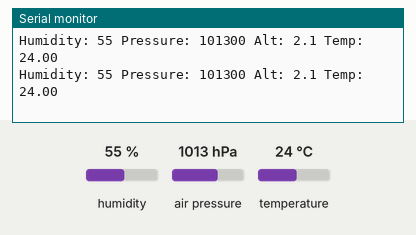
This sketch was run on a simulated Arduino Uno, built with avr-gcc and run on an emulated ATmega328P. Parts: the last lines printed to the serial monitor. The inputs (shaded band) are chosen by the test bench; at power-on: air pressure 1013 hPa, humidity 55 %, temperature 24 °C.

Above: at 1.2 s.
1.3 s: air pressure set to 952 hPa
At 1.35 s:
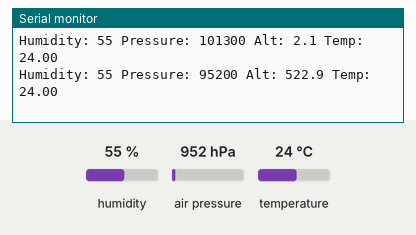
4.3 s: air pressure set to 1000 hPa
At 4.34 s:
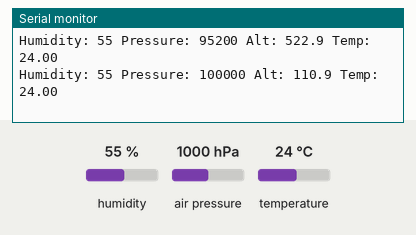
7.3 s: air pressure set to 975 hPa
At 7.32 s:
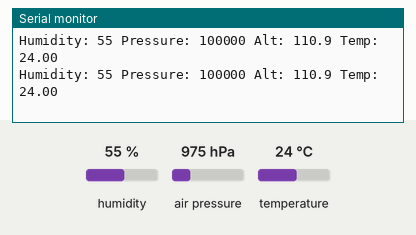
10.3 s: air pressure set to 1025 hPa
At 10.3 s:
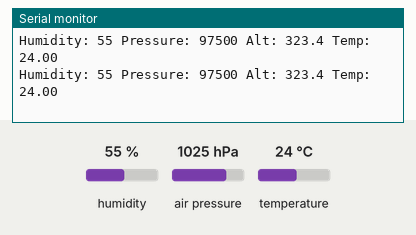
13.3 s: air pressure set to 1048 hPa
At 13.33 s:
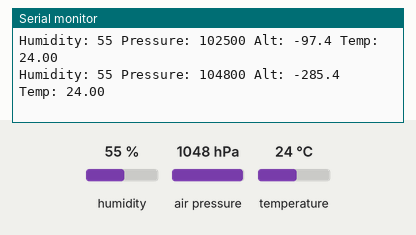
Timing chart, 0 to 16.3 s (numbered marks = the images above; inputs shaded):
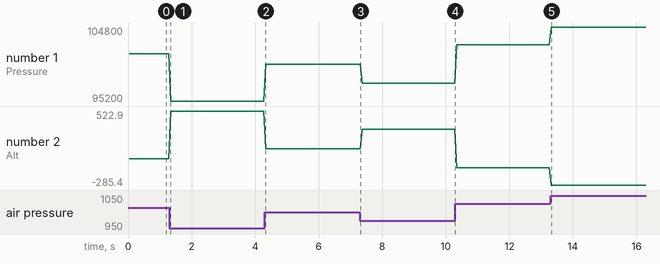

Measured:
- after the input at 1.3 s, the serial monitor: prints a new line at once (image 1)
- after the input at 4.3 s, the serial monitor: prints a new line at once (image 2)
- after the input at 13.3 s, the serial monitor: prints a new line at once (image 5)
- plotted number 1: 101300 → 95200 after the input at 1.3 s, 95200 → 100000 after the input at 4.3 s, 100000 → 97500 after the input at 7.3 s, 97500 → 102500 after the input at 10.3 s, 102500 → 104800 after the input at 13.3 s
- plotted number 2: 2.1 → 522.9 after the input at 1.3 s, 522.9 → 110.9 after the input at 4.3 s, 110.9 → 323.4 after the input at 7.3 s, 323.4 → -97.4 after the input at 10.3 s, -97.4 → -285.4 after the input at 13.3 s

The sketch:

wbs_Testing_BME280.ino
```cpp
// (licence header left out)
#include "Wire.h"

#include "SparkFunBME280.h"
BME280 mySensor; //Global sensor object

void setup()
{
  Serial.begin(9600);
  while(!Serial);
  Serial.println("Reading basic values from BME280");
  mySensor.settings.I2CAddress = 0x76;  // Adafruit Sensor uses 0x77
  Wire.begin();

  if (mySensor.beginI2C() == false) //Begin communication over I2C
  {
    Serial.println("The chip did not respond. Please check wiring.");
    while(1); //Freeze
  }
}

void loop()
{
  Serial.print("Humidity: ");
  Serial.print(mySensor.readFloatHumidity(), 0);

  Serial.print(" Pressure: ");
  Serial.print(mySensor.readFloatPressure(), 0);

  Serial.print(" Alt: ");
  Serial.print(mySensor.readFloatAltitudeMeters(), 1);
  //Serial.print(mySensor.readFloatAltitudeFeet(), 1);

  Serial.print(" Temp: ");
  Serial.print(mySensor.readTempC(), 2);
  //Serial.print(mySensor.readTempF(), 2);

  Serial.println();

  delay(50);
}
```
